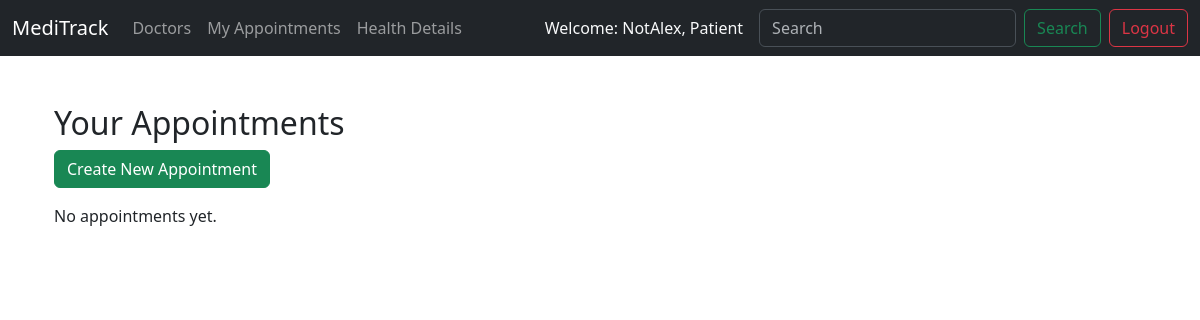
The app's page /appointments/ (signed in), older data.
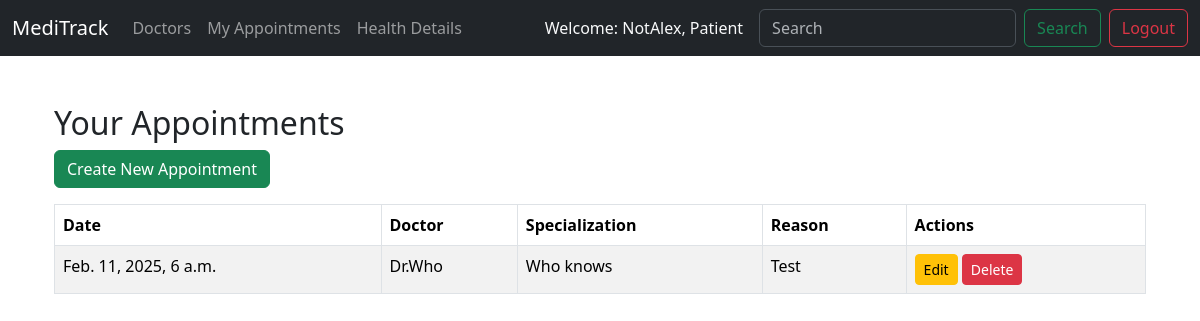
The same page, newer data.
### apps/appointments/models.py (models this page shows, shortened)
class Appointment(models.Model):
    STATUS_SCHEDULED = "scheduled"
    STATUS_COMPLETED = "completed"
    STATUS_CANCELED = "canceled"
    STATUS_CHOICES = [
        (STATUS_SCHEDULED, "Scheduled"),
        (STATUS_COMPLETED, "Completed"),
        (STATUS_CANCELED, "Canceled"),
    ]
    description = models.TextField(blank=True, null=True)
    date = models.DateTimeField()
    created_at = models.DateTimeField(auto_now_add=True)
    updated_at = models.DateTimeField(auto_now=True)
    reason = models.TextField(null=True, blank=True)
    status = models.CharField(max_length=10, choices=STATUS_CHOICES, default=STATUS_SCHEDULED)
    doctor = models.ForeignKey(
        settings.AUTH_USER_MODEL,
        on_delete=models.CASCADE,
        limit_choices_to={'role': 'doctor'},
        related_name="appointments_as_doctor",  # Avoids clash
        default=1,
    )
    patient = models.ForeignKey(
        settings.AUTH_USER_MODEL,
        on_delete=models.CASCADE,
        limit_choices_to={'role': 'patient'},
        related_name="appointments_as_patient",
        default=1,
    )

### apps/home/models.py (models this page shows, shortened)
class User(AbstractUser):
    ROLE_CHOICES = (
        ("admin", "Admin"),
        ("doctor", "Doctor"),
        ("patient", "Patient"),
    )
    role = models.CharField(max_length=10, choices=ROLE_CHOICES, default="patient")

### apps/doctors/models.py (models this page shows, shortened)
class Doctor(models.Model):
    user = models.OneToOneField(settings.AUTH_USER_MODEL,
                                on_delete=models.CASCADE,
                                related_name="doctor",
                                limit_choices_to={"role": "doctor"})
    specialization = models.CharField(max_length=100, blank=True, null=True)
    phone = models.CharField(max_length=15, blank=True, null=True)
    experience_years = models.PositiveIntegerField(blank=True, null=True)
    available = models.BooleanField(default=True)

### apps/patients/views.py (the view)
# urls.py: path("appointments/", views.list_appointments, name="list_appointments"),
@login_required
@role_required("patient")
def list_appointments(request):
    appointments = Appointment.objects.filter(patient=request.user)
    return render(request, "patients_templates/appointments.html", {"appointments": appointments})

### templates/patients_templates/appointments.html
{% extends "base.html" %}
{% block content %}
<div class="container">
    <h2 class="mt-4">Your Appointments</h2>
    <a href="{% url 'create_appointment' %}" class="btn btn-success mb-3">Create New Appointment</a>
    {% if appointments %}
        <table class="table table-bordered table-striped">
            <thead class="thead-dark">
                <tr>
                    <th>Date</th>
                    <th>Doctor</th>
                    <th>Specialization</th>
                    <th>Reason</th>
                    <th>Actions</th>
                </tr>
            </thead>
            <tbody>
                {% for appointment in appointments %}
                    {% if appointment.status != "Cancelled" %}
                    <tr>
                        <td>{{ appointment.date }}</td>
                        <td>{{ appointment.doctor.username }} {{ appointment.doctor.last_name }}</td>
                        <td>{{ appointment.doctor.doctor.specialization }}</td>
                        <td>{{ appointment.reason }}</td>
                        <td>
                            <a href="{% url 'update_appointment' appointment.id %}" class="btn btn-warning btn-sm">Edit</a>
                            <a href="{% url 'delete_appointment' appointment.id %}" class="btn btn-danger btn-sm">Delete</a>
                        </td>
                    </tr>
                    {% endif %}
                {% endfor %}
            </tbody>
        </table>
    {% else %}
        <p>No appointments yet.</p>
    {% endif %}
</div>
{% endblock %}

Row changes from the older to the newer data that the page shows:
added Appointment: date "Feb. 11, 2025, 6 a.m.", doctor.username "Dr.Who", doctor.doctor.specialization "Who knows", reason "Test"
Text that changed along with them:
text no longer shown: "No appointments yet."
text now shown: "Date Doctor Specialization Reason Actions"
